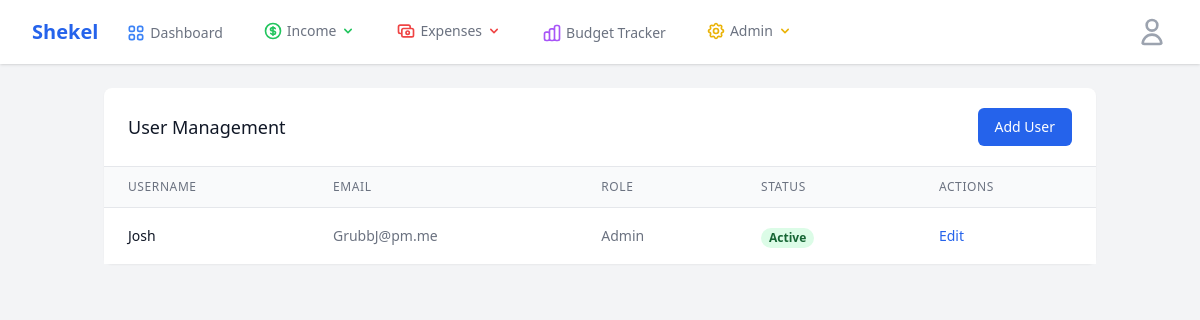
Screenshot of /users (signed in) with the database file from the repository.
### app/models.py (models this page shows, shortened)
class User(UserMixin, db.Model):
    id = db.Column(db.Integer, primary_key=True)
    username = db.Column(db.String(64), unique=True, nullable=False)
    email = db.Column(db.String(120), unique=True, nullable=False)
    password_hash = db.Column(db.String(128))
    role_id = db.Column(db.Integer, db.ForeignKey("role.id"))
    is_active = db.Column(db.Boolean, default=True)
    last_login = db.Column(db.DateTime)
    created_at = db.Column(db.DateTime, default=datetime.utcnow)
    paychecks = db.relationship("Paycheck", backref="user", lazy="dynamic")
    expenses = db.relationship("Expense", backref="user", lazy="dynamic")
    def has_permission(self, permission):
        return (
            self.role is not None and (self.role.permissions & permission) == permission
        )
    def can_manage_users(self):
        return self.has_permission(Role.MANAGE_USERS)

class Role(db.Model):
    id = db.Column(db.Integer, primary_key=True)
    name = db.Column(db.String(64), unique=True)
    permissions = db.Column(db.Integer)
    users = db.relationship("User", backref="role", lazy="dynamic")
    VIEW_FINANCES = 1
    MANAGE_FINANCES = 2
    MANAGE_USERS = 4
    ADMIN = 255  # All permissions

### app/admin.py (the view)
@admin.route("/users")
@login_required
def user_list():
    if not current_user.can_manage_users():
        logger.warning(
            f"Unauthorized access attempt to user management by {current_user.username}"
        )
        flash("You do not have permission to manage users.")
        return redirect(url_for("main.index"))
    users = User.query.all()
    return render_template("admin/user_list.html", users=users)

### app/models.py (called while the page is built)
@login_manager.user_loader
def load_user(id):
    return User.query.get(int(id))

### app/templates/admin/user_list.html
{% extends "base.html" %}
{% block content %}
<div class="bg-white shadow-sm rounded-lg">
    <div class="px-4 py-5 sm:px-6 flex justify-between items-center">
        <h3 class="text-lg font-medium leading-6 text-gray-900">User Management</h3>
        <a href="{{ url_for('admin.create_user') }}"
            class="inline-flex items-center px-4 py-2 border border-transparent text-sm font-medium rounded-md text-white bg-blue-600 hover:bg-blue-700">
            Add User
        </a>
    </div>
    <div class="border-t border-gray-200">
        <table class="min-w-full divide-y divide-gray-200">
            <thead class="bg-gray-50">
                <tr>
                    <th scope="col"
                        class="px-6 py-3 text-left text-xs font-medium text-gray-500 uppercase tracking-wider">Username
                    </th>
                    <th scope="col"
                        class="px-6 py-3 text-left text-xs font-medium text-gray-500 uppercase tracking-wider">Email
                    </th>
                    <th scope="col"
                        class="px-6 py-3 text-left text-xs font-medium text-gray-500 uppercase tracking-wider">Role</th>
                    <th scope="col"
                        class="px-6 py-3 text-left text-xs font-medium text-gray-500 uppercase tracking-wider">Status
                    </th>
                    <th scope="col"
                        class="px-6 py-3 text-left text-xs font-medium text-gray-500 uppercase tracking-wider">Actions
                    </th>
                </tr>
            </thead>
            <tbody class="bg-white divide-y divide-gray-200">
                {% for user in users %}
                <tr>
                    <td class="px-6 py-4 whitespace-nowrap text-sm font-medium text-gray-900">{{ user.username }}</td>
                    <td class="px-6 py-4 whitespace-nowrap text-sm text-gray-500">{{ user.email }}</td>
                    <td class="px-6 py-4 whitespace-nowrap text-sm text-gray-500">{{ user.role.name }}</td>
                    <td class="px-6 py-4 whitespace-nowrap">
                        <span
                            class="px-2 inline-flex text-xs leading-5 font-semibold rounded-full {{ 'bg-green-100 text-green-800' if user.is_active else 'bg-red-100 text-red-800' }}">
                            {{ 'Active' if user.is_active else 'Inactive' }}
                        </span>
                    </td>
                    <td class="px-6 py-4 whitespace-nowrap text-sm text-gray-500">
                        <a href="{{ url_for('admin.edit_user', id=user.id) }}"
                            class="text-blue-600 hover:text-blue-900">Edit</a>
                    </td>
                </tr>
                {% endfor %}
            </tbody>
        </table>
    </div>
</div>
{% endblock %}

### rows the page displays
User: username "Josh", email "GrubbJ@pm.me", role.name "Admin", is_active "Active"
